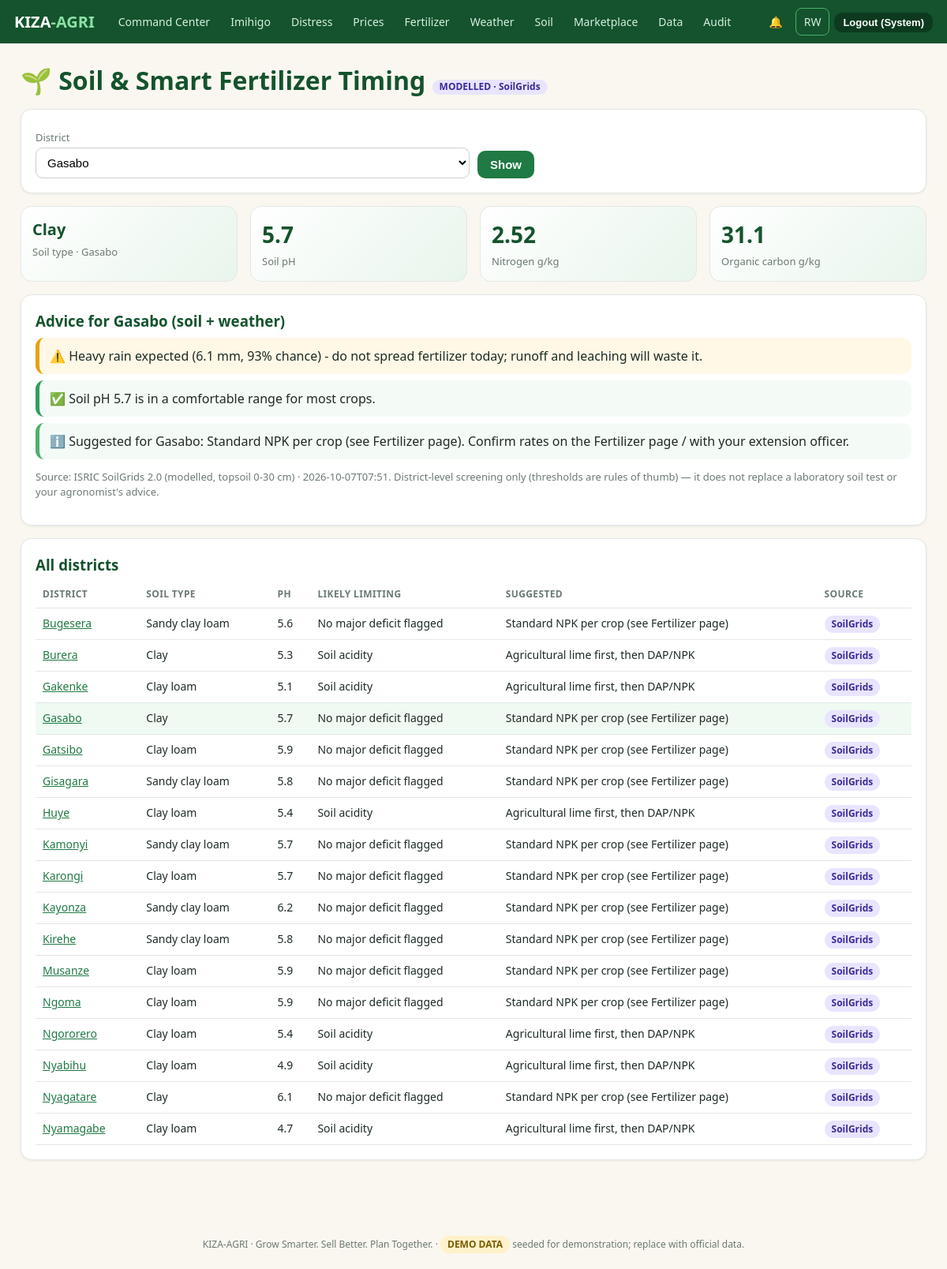
The app's page /soil (signed in) with its own data.
### tables this page shows
CREATE TABLE users(id INTEGER PRIMARY KEY, name TEXT NOT NULL, email TEXT UNIQUE NOT NULL, phone TEXT, pw_hash TEXT NOT NULL,
  role TEXT NOT NULL CHECK(role IN ('farmer','buyer','extension','government','admin')), district TEXT, sector TEXT, lang TEXT DEFAULT 'en',
  status TEXT DEFAULT 'active', created_at TEXT DEFAULT CURRENT_TIMESTAMP);

CREATE TABLE soil_profiles(district TEXT PRIMARY KEY REFERENCES districts(name), soil_type TEXT, ph_level REAL, nitrogen_g_kg REAL, organic_c_g_kg REAL,
  clay_pct REAL, sand_pct REAL, main_nutrient_deficit TEXT, recommended_fertilizer TEXT, source TEXT NOT NULL, is_demo INTEGER DEFAULT 0, fetched_at TEXT);

### app.py (the view)
@app.get("/soil")
@need("farmer", "extension", "government", "admin")
def soil():
    d = request.args.get("district") or g.user["district"]
    p = Q1("SELECT * FROM soil_profiles WHERE district=?", (d,))
    wx = wx3(d)
    return render_template("soil.html", d=d, p=p, tips=rules.field_advice(p, wx), wx=wx, ds=Q("SELECT name FROM districts ORDER BY name"), allp=Q("SELECT * FROM soil_profiles ORDER BY district"))

### app.py (called while the page is built)
def _c():
    if "db" not in g: g.db = db.conn()
    return g.db

def Q(sql, a=()): return [dict(r) for r in _c().execute(sql, a).fetchall()]

def Q1(sql, a=()): r = _c().execute(sql, a).fetchone(); return dict(r) if r else None

@app.teardown_appcontext
def _close(e):
    if "db" in g: g.db.close()

def me(): return Q1("SELECT * FROM users WHERE id=?", (session["uid"],)) if session.get("uid") else None

def need(*roles):
    def deco(f):
        @wraps(f)
        def w(*a, **k):
            u = me()
            if not u or u["status"] != "active": session.clear(); return redirect("/login")
            if roles and u["role"] not in roles: abort(403)
            g.user = u; return f(*a, **k)
        return w
    return deco

@app.before_request
def csrf():
    if "csrf" not in session: session["csrf"] = secrets.token_hex(16)
    if request.method == "POST" and request.form.get("_csrf") != session["csrf"]:
        flash("Your page expired. Please try again.", "err")
        return redirect(request.path if request.path in ("/login", "/register") else (request.referrer or "/login"))

def tr(k): return RW.get(k, k) if session.get("lang") == "rw" else k

@app.context_processor
def ctx():
    u = me()
    n = Q1("SELECT COUNT(*) c FROM notifications WHERE user_id=? AND is_read=0", (u["id"],))["c"] if u else 0
    demo = bool(Q1("SELECT 1 x FROM market_prices WHERE source LIKE '%DEMO%' LIMIT 1") or
                Q1("SELECT 1 x FROM weather WHERE is_demo=1 LIMIT 1") or
                Q1("SELECT 1 x FROM soil_profiles WHERE is_demo=1 LIMIT 1"))
    return {"is_demo": demo, "user": u, "unread": n, "today": TODAY(), "t": tr, "lang": session.get("lang", "en"), "homes": HOME}

def wx3(d): return Q("SELECT * FROM weather WHERE district=? ORDER BY day LIMIT 3", (d,))

### db.py (called while the page is built)
def conn():
    c = sqlite3.connect(DB)
    c.row_factory = sqlite3.Row
    c.execute("PRAGMA foreign_keys=ON")
    return c

### templates/soil.html
{% extends 'base.html' %}{% block body %}<h1>🌱 Soil &amp; Smart Fertilizer Timing {% if not p %}<span class="tag">No data</span>{% elif p.is_demo %}<span class="tag demo">DEMO DATA</span>{% elif (p.source or '').startswith('ISRIC') %}<span class="tag exp">MODELLED · SoilGrids</span>{% else %}<span class="tag">OFFICIAL upload</span>{% endif %}</h1>
<form class="row card" method="get"><div><label>{{ t('District') }}</label><select name="district">{% for x in ds %}<option {{ 'selected' if x.name==d }}>{{x.name}}</option>{% endfor %}</select></div><div><button>{{ t('Show') }}</button></div></form>
{% if p %}<div class="grid g4"><div class="kpi"><b style="font-size:20px">{{ p.soil_type or '–' }}</b><span>Soil type · {{d}}</span></div><div class="kpi"><b>{{ p.ph_level if p.ph_level is not none else '–' }}</b><span>Soil pH</span></div>
<div class="kpi"><b>{{ p.nitrogen_g_kg if p.nitrogen_g_kg is not none else '–' }}</b><span>Nitrogen g/kg</span></div><div class="kpi"><b>{{ p.organic_c_g_kg if p.organic_c_g_kg is not none else '–' }}</b><span>Organic carbon g/kg</span></div></div>
<div class="card" style="margin-top:16px"><h3>Advice for {{d}} (soil + weather)</h3>{% for k,tx in tips %}<div class="act {{k}}">{{ '⚠️' if k=='warn' else '✅' if k=='ok' else 'ℹ️' }} {{tx}}</div>{% endfor %}
<p class="mut">Source: {{ p.source }}{% if p.fetched_at %} · {{ p.fetched_at }}{% endif %}. District-level screening only (thresholds are rules of thumb) — it does not replace a laboratory soil test or your agronomist's advice.</p></div>
{% else %}<div class="card"><p>No soil profile for <b>{{d}}</b> yet. An administrator can run the soil sync or upload an official RAB/NISR table on the <a href="/admin/data">Data</a> page.</p></div>{% endif %}
<div class="card tw"><h3>All districts</h3><table><tr><th>District</th><th>Soil type</th><th>pH</th><th>Likely limiting</th><th>Suggested</th><th>Source</th></tr>{% for r in allp %}<tr {% if r.district==d %}style="background:#effaf3"{% endif %}><td><a href="/soil?district={{r.district}}">{{r.district}}</a></td><td>{{r.soil_type}}</td><td>{{r.ph_level}}</td><td>{{r.main_nutrient_deficit}}</td><td>{{r.recommended_fertilizer}}</td><td>{% if r.is_demo %}<span class="tag demo">DEMO</span>{% elif (r.source or '').startswith('ISRIC') %}<span class="tag exp">SoilGrids</span>{% else %}<span class="tag">Official</span>{% endif %}</td></tr>{% else %}<tr><td colspan="6" class="mut">No soil data loaded.</td></tr>{% endfor %}</table></div>{% endblock %}

### templates/base.html (shortened to what this page needs)
<!doctype html><html lang="en"><head><link rel="stylesheet" href="/static/style.css"></head><body>
<nav><a class="brand" href="/">KIZA<b>-AGRI</b></a>
{% if user %}{% set r = user.role %}
{% if r in ('extension','government','admin') %}<a class="l" href="/gov">{{ t('Command Center') }}</a><a class="l" href="/imihigo">Imihigo</a><a class="l" href="/distress/inbox">Distress</a><a class="l" href="/prices">{{ t('Prices') }}</a><a class="l" href="/rules">{{ t('Fertilizer') }}</a><a class="l" href="/weather">{{ t('Weather') }}</a><a class="l" href="/soil">{{ t('Soil') }}</a><a class="l" href="/market">{{ t('Marketplace') }}</a>{% endif %}
{% if r in ('government','admin') %}<a class="l" href="/admin/data">{{ t('Data') }}</a>{% endif %}{% if r=='admin' %}<a class="l" href="/audit">Audit</a>{% endif %}
<a class="l" href="/notifications">🔔{% if unread %} <span class="badge">{{unread}}</span>{% endif %}</a>
<a class="l" href="/lang/{{ 'en' if lang=='rw' else 'rw' }}" style="border:1px solid #4cb06a">{{ 'EN' if lang=='rw' else 'RW' }}</a>
<form method="post" action="/logout">{{ csrf_input() }}<button class="sm" style="background:#0d3a1f">{{ t('Logout') }} ({{ user.name.split()[0] }})</button></form>
{% else %}<span class="sp"></span><a class="l" href="/lang/{{ 'en' if lang=='rw' else 'rw' }}">{{ 'EN' if lang=='rw' else 'RW' }}</a><a class="l" href="/login">{{ t('Login') }}</a><a class="btn sm" href="/register">{{ t('Register') }}</a>{% endif %}</nav>
<main>{% for c,m in get_flashed_messages(with_categories=true) %}<div class="flash {{c}}">{{m}}</div>{% endfor %}{% block body %}{% endblock %}</main>
<footer>KIZA-AGRI · Grow Smarter. Sell Better. Plan Together. · {% if is_demo %}<span class="tag demo">DEMO DATA</span> seeded for demonstration; replace with official data.{% else %}Data loaded by administrators from official sources.{% endif %}</footer></body></html>

### static/style.css (style rules this page uses)
:root { --g1:#14532d;--g2:#1f7a43;--g3:#4cb06a;--g4:#e8f5ec;--earth:#8a5a2b;--sand:#faf7f0;--ink:#1d2b24;--mut:#6b7a72;--warn:#e6a118;--bad:#d64545;--ok:#2e9e5b;--line:#e3e8e4 }
* { box-sizing:border-box }
body { margin:0;font:16px/1.5 system-ui,Segoe UI,Roboto,sans-serif;color:var(--ink);background:var(--sand) }
a { color:var(--g2) }
h1,h2,h3 { line-height:1.2;margin:.2em 0 .5em;color:var(--g1) }
nav { background:var(--g1);color:#fff;display:flex;align-items:center;gap:6px;padding:10px 18px;flex-wrap:wrap;position:sticky;top:0;z-index:5 }
nav .brand { font-weight:800;font-size:20px;color:#fff;text-decoration:none;margin-right:14px }
nav .brand b { color:#8ee0a6 }
nav a.l { color:#d6efe0;text-decoration:none;padding:6px 10px;border-radius:8px;font-size:14px }
nav form { display:inline }
main { max-width:1180px;margin:0 auto;padding:22px 16px 60px }
.card { background:#fff;border:1px solid var(--line);border-radius:14px;padding:18px;margin-bottom:16px;box-shadow:0 1px 3px #0001 }
.grid { display:grid;gap:16px }
.g4 { grid-template-columns:repeat(auto-fit,minmax(170px,1fr)) }
.kpi { background:linear-gradient(135deg,#fff,var(--g4));border:1px solid var(--line);border-radius:14px;padding:14px }
.kpi b { display:block;font-size:28px;color:var(--g1) }
.kpi span { color:var(--mut);font-size:13px }
.btn,button { background:var(--g2);color:#fff;border:0;border-radius:10px;padding:9px 16px;font-size:15px;cursor:pointer;text-decoration:none;display:inline-block;font-weight:600 }
.btn.sm,button.sm { padding:5px 11px;font-size:13px }
input,select { padding:9px 10px;border:1px solid #c9d3cc;border-radius:9px;font-size:15px;width:100%;background:#fff }
label { font-size:13px;color:var(--mut);display:block;margin:8px 0 3px }
form.row { display:grid;gap:10px;grid-template-columns:repeat(auto-fit,minmax(150px,1fr));align-items:end }
table { width:100%;border-collapse:collapse;font-size:14px }
th,td { padding:8px 9px;border-bottom:1px solid var(--line);text-align:left;vertical-align:top }
th { color:var(--mut);font-size:12px;text-transform:uppercase;letter-spacing:.03em }
.tw { overflow-x:auto }
.act { display:flex;gap:10px;align-items:flex-start;padding:11px 13px;border-radius:11px;margin-bottom:8px;text-decoration:none;color:var(--ink);border-left:5px solid var(--g3);background:#f4fbf6 }
.act.warn { border-color:var(--warn);background:#fff8e6 }
.act.ok { border-color:var(--ok) }
.tag { display:inline-block;padding:2px 9px;border-radius:99px;font-size:12px;font-weight:700;background:var(--g4);color:var(--g1) }
.tag.demo { background:#fff1c9;color:#7a5a00 }
.tag.exp { background:#e9e4ff;color:#3d2b99 }
.mut { color:var(--mut);font-size:13px }
footer { text-align:center;color:var(--mut);font-size:12px;padding:20px }

### records on screen
users: name "System", district "Gasabo"
soil_profiles: soil_type "Clay", ph_level "5.7", nitrogen_g_kg "2.52", organic_c_g_kg "31.1", source "ISRIC SoilGrids 2.0 (modelled, topsoil 0-30 cm)", fetched_at "2026-10-07T07:51", district "Gasabo", main_nutrient_deficit "No major deficit flagged", recommended_fertilizer "Standard NPK per crop (see Fertilizer page)", is_demo "SoilGrids"
soil_profiles: district "Bugesera", soil_type "Sandy clay loam", ph_level "5.6", main_nutrient_deficit "No major deficit flagged", recommended_fertilizer "Standard NPK per crop (see Fertilizer page)", is_demo "SoilGrids"
soil_profiles: district "Burera", soil_type "Clay", ph_level "5.3", main_nutrient_deficit "Soil acidity", recommended_fertilizer "Agricultural lime first, then DAP/NPK", is_demo "SoilGrids"
soil_profiles: district "Gakenke", soil_type "Clay loam", ph_level "5.1", main_nutrient_deficit "Soil acidity", recommended_fertilizer "Agricultural lime first, then DAP/NPK", is_demo "SoilGrids"
soil_profiles: district "Gatsibo", soil_type "Clay loam", ph_level "5.9", main_nutrient_deficit "No major deficit flagged", recommended_fertilizer "Standard NPK per crop (see Fertilizer page)", is_demo "SoilGrids"
soil_profiles: district "Gisagara", soil_type "Sandy clay loam", ph_level "5.8", main_nutrient_deficit "No major deficit flagged", recommended_fertilizer "Standard NPK per crop (see Fertilizer page)", is_demo "SoilGrids"
soil_profiles: district "Huye", soil_type "Clay loam", ph_level "5.4", main_nutrient_deficit "Soil acidity", recommended_fertilizer "Agricultural lime first, then DAP/NPK", is_demo "SoilGrids"
soil_profiles: district "Kamonyi", soil_type "Sandy clay loam", ph_level "5.7", main_nutrient_deficit "No major deficit flagged", recommended_fertilizer "Standard NPK per crop (see Fertilizer page)", is_demo "SoilGrids"
soil_profiles: district "Karongi", soil_type "Clay loam", ph_level "5.7", main_nutrient_deficit "No major deficit flagged", recommended_fertilizer "Standard NPK per crop (see Fertilizer page)", is_demo "SoilGrids"
soil_profiles: district "Kayonza", soil_type "Sandy clay loam", ph_level "6.2", main_nutrient_deficit "No major deficit flagged", recommended_fertilizer "Standard NPK per crop (see Fertilizer page)", is_demo "SoilGrids"
soil_profiles: district "Kirehe", soil_type "Sandy clay loam", ph_level "5.8", main_nutrient_deficit "No major deficit flagged", recommended_fertilizer "Standard NPK per crop (see Fertilizer page)", is_demo "SoilGrids"
soil_profiles: district "Musanze", soil_type "Clay loam", ph_level "5.9", main_nutrient_deficit "No major deficit flagged", recommended_fertilizer "Standard NPK per crop (see Fertilizer page)", is_demo "SoilGrids"
soil_profiles: district "Ngoma", soil_type "Clay loam", ph_level "5.9", main_nutrient_deficit "No major deficit flagged", recommended_fertilizer "Standard NPK per crop (see Fertilizer page)", is_demo "SoilGrids"
soil_profiles: district "Ngororero", soil_type "Clay loam", ph_level "5.4", main_nutrient_deficit "Soil acidity", recommended_fertilizer "Agricultural lime first, then DAP/NPK", is_demo "SoilGrids"
soil_profiles: district "Nyabihu", soil_type "Clay loam", ph_level "4.9", main_nutrient_deficit "Soil acidity", recommended_fertilizer "Agricultural lime first, then DAP/NPK", is_demo "SoilGrids"
soil_profiles: district "Nyagatare", soil_type "Clay", ph_level "6.1", main_nutrient_deficit "No major deficit flagged", recommended_fertilizer "Standard NPK per crop (see Fertilizer page)", is_demo "SoilGrids"
soil_profiles: district "Nyamagabe", soil_type "Clay loam", ph_level "4.7", main_nutrient_deficit "Soil acidity", recommended_fertilizer "Agricultural lime first, then DAP/NPK", is_demo "SoilGrids"

### other values on screen
{{ t('Command Center') }} "Command Center"
{{ t('Prices') }} "Prices"
{{ t('Fertilizer') }} "Fertilizer"
{{ t('Weather') }} "Weather"
{{ t('Soil') }} "Soil"
{{ t('Marketplace') }} "Marketplace"
{{ t('Data') }} "Data"
{{ 'EN' if lang=='rw' else 'RW' }} "RW"
{{ t('Logout') }} "Logout"
{{ t('District') }} "District"
{{ t('Show') }} "Show"
{{ '⚠️' if k=='warn' else '✅' if k=='ok' else 'ℹ️' }} "⚠️" "✅" "ℹ️"
{{ tx }} "Heavy rain expected (6.1 mm, 93% chance) - do not spread fertilizer today; runoff and leaching will waste it." "Soil pH 5.7 is in a comfortable range for most crops." "Suggested for Gasabo: Standard NPK per crop (see Fertilizer page). Confirm rates on the Fertilizer page / with your extension officer."
form field district "Gasabo"
